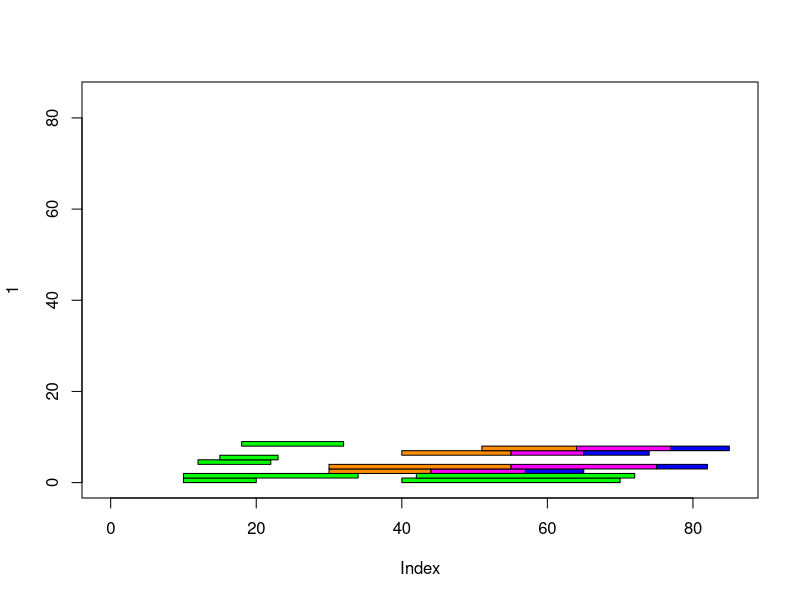

This chart was generated by the following R code:
plotTimeBoxes<-function(data, nodeNum=21, slotsPerNode=4)
{
	minx=.Machine$integer.max
	maxx=0
	for(n in 1:length(data))
	{
		mi<-min(data[[n]])
		if (minx > mi )
			minx <- mi
		ma<-max(data[[n]])
		if (maxx < ma )
			maxx <- ma		
	}
	plot(1, type="n", xlim=c(minx-0.5,maxx+0.5),ylim=c(0,nodeNum*slotsPerNode+0.5))
	for(n in 1:length(data))
	{
		for(r in 1:nrow(data[[n]]))
		{
			for(c in 1:3)
			{
				if ( data[[n]][r,3]==0)
					col="green"
				else	if ( c==1)
					col="darkorange"
				else if ( c==2)
					col="magenta"
				else if (c==3)
					col="blue"
				if ( data[[n]][r,c+1]!=0)
					rect(data[[n]][r,c],(n-1)*slotsPerNode+((r-1)%%slotsPerNode),data[[n]][r,c+1],(n-1)*slotsPerNode+((r-1)%%slotsPerNode+1), col=col)
			}
		}
	}
}

data<-list()
#data[[1]]<-rbind(c(10,20,0,0),c(10,34,0,0),c(30,44,57,65),c(30,55,75,82))

data[[1]]<-rbind(c(10,20,0,0),c(10,34,0,0),c(30,44,57,65),c(30,55,75,82),c(40,70,0,0),c(42,72,0,0))
data[[2]]<-rbind(c(12,22,0,0),c(15,23,0,0),c(40,55,65,74),c(51,64,77,85))
data[[3]]<-rbind(c(18,32,0,0))
plotTimeBoxes(data)